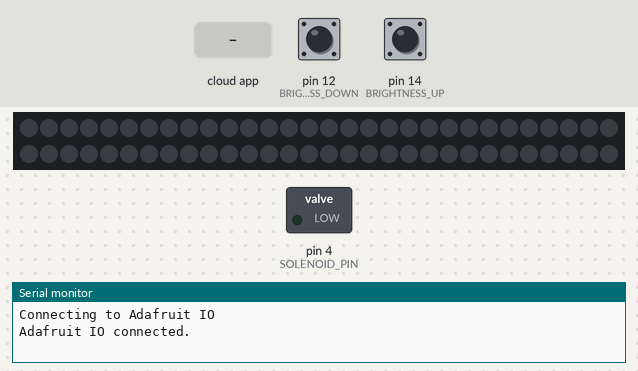
Recording of a sketch running on a simulated Arduino Uno, built with avr-gcc and run on an emulated ATmega328P. Parts: 60 RGB LEDs in strip order, left to right, continuing on the next row, switched loads named in the sketch (green lamp = pin HIGH), the last lines printed to the serial monitor. Inputs (shaded band) come from the test bench; at power-on: pin 14 (BRIGHTNESS_UP) HIGH, pin 12 (BRIGHTNESS_DOWN) HIGH.

Above: at 2.7 s.
2.8 s: the phone or cloud app sets bing to 1
At 3.21 s:
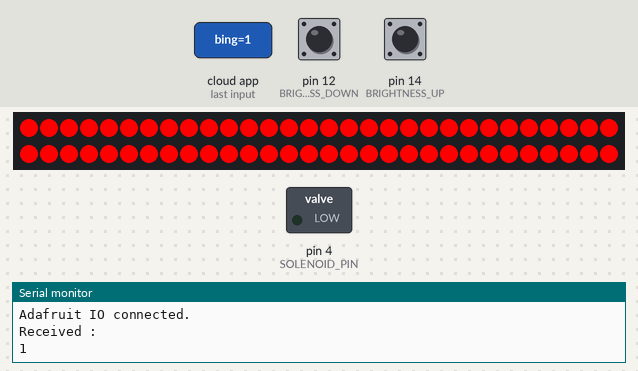
4.7 s: pin 14 (BRIGHTNESS_UP) pulled LOW for 1 s
At 6.5 s:
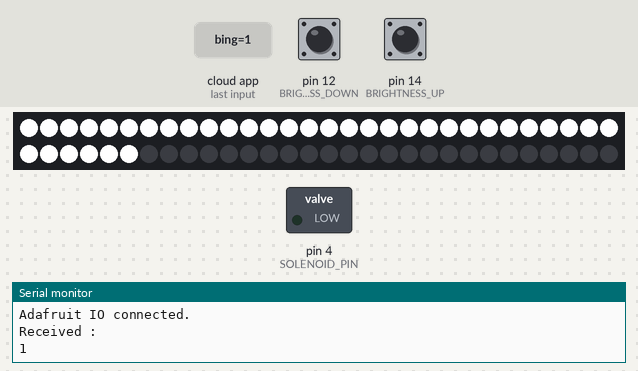
7.2 s: pin 14 (BRIGHTNESS_UP) pulled LOW for 3.2 s
At 9.0 s:
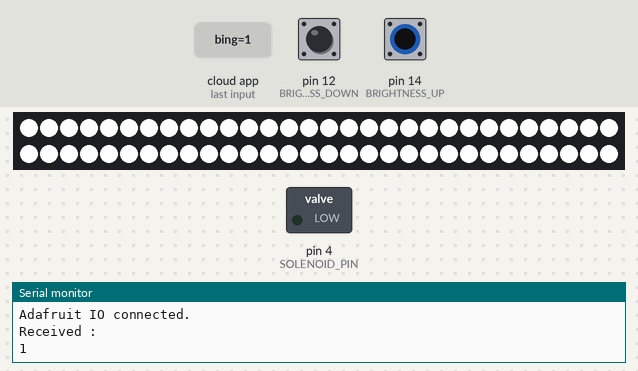
13.4 s: pin 12 (BRIGHTNESS_DOWN) pulled LOW for 0.15 s
15.1 s: pin 14 (BRIGHTNESS_UP) pulled LOW for 0.15 s
Timing chart, 0 to 17.8 s (numbered marks = the images above; inputs shaded):
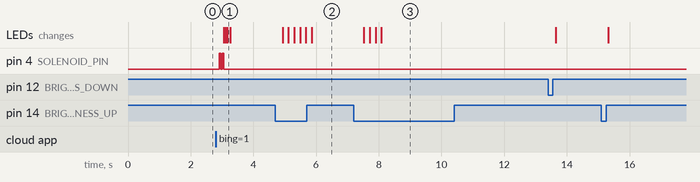

Measured:
- after the input at 2.8 s, pin 4 (SOLENOID_PIN): alternates HIGH for 0.05 s and LOW for 0.05 s, 4 changes in all, then stays LOW, starting after 0.11 s; the LEDs: change after 0.26 s (image 1)
- after the input at 4.7 s, the LEDs: first change after 0.23 s (image 2 shows a later state)
- after the input at 7.2 s, the LEDs: first change after 0.33 s (image 3 shows a later state)

The sketch:

ask.ino
```cpp
#include "config.h"
#include <Adafruit_NeoPixel.h>


#define NUM_LEDS 60
#define BRIGHTNESS 255

//assign pins

#define LED_STRIP_PIN 2
#define BRIGHTNESS_UP 14
#define BRIGHTNESS_DOWN 12
#define SOLENOID_PIN 4

const int maxBrightness = 10; //this can be any number - it's the number of steps between dimmest and brightest.
const int interval = 1;
const boolean paris = true;

// variables will change:
int brightness = 0;

int lastValue = 0;
int newValue = 10;

bool upButtonDown = false;
bool downButtonDown = false;

int feed2Data;
bool feed3Data = false;
bool feed4Data = true;
int totalUnits;

/****** uncomment this is your are lausanne. comment this out if you are in paris.*******/
//AdafruitIO_Feed *adafruitFeed1 = io.feed("ecalLausanne"); //this is your lamp location ("parsonsParis" or "ecalLausanne")
//AdafruitIO_Feed *adafruitFeed2 = io.feed("parsonsParis"); // this is the OTHER lamp's location ("parsonsParis" or "ecalLausanne")

/******uncomment this is your are paris. comment this out if you are in lausanne.*******/
AdafruitIO_Feed *adafruitFeed1 = io.feed("parsonsParis"); //this is your lamp location ("parsonsParis" or "ecalLausanne")
AdafruitIO_Feed *adafruitFeed2 = io.feed("ecalLausanne"); // this is the OTHER lamp's location ("parsonsParis" or "ecalLausanne")


AdafruitIO_Feed *adafruitFeed3 = io.feed("bing"); // this feed sends the bing to both locations
AdafruitIO_Feed *adafruitFeed4 = io.feed("startup"); // this feed sends the last resends the last data when one of the lamps is plugged in.
Adafruit_NeoPixel strip = Adafruit_NeoPixel(NUM_LEDS, LED_STRIP_PIN, NEO_GRBW + NEO_KHZ800);


void setup() {

  //lights
  strip.setBrightness(BRIGHTNESS);
  strip.begin();
  strip.show(); // Initialize all pixels to 'off'


  Serial.begin(115200);

    // wait for serial monitor to open
  while(! Serial);

  // connect to io.adafruit.com
  Serial.print("Connecting to Adafruit IO");
  io.connect();

  // wait for a connection
  while(io.status() < AIO_CONNECTED) {
    Serial.print(".");
    delay(500);
  }

  // we are connected
  Serial.println();
  Serial.println(io.statusText());


  adafruitFeed2->onMessage(handleMessage_units);
  adafruitFeed3->onMessage(handleMessage_bing);
  adafruitFeed4->onMessage(handleMessage_startup);

  adafruitFeed4->save(feed4Data);
  // initialize the LED strip pin as an output:
  pinMode(LED_STRIP_PIN, OUTPUT);
  pinMode(SOLENOID_PIN, OUTPUT);
  // initialize the pushbutton pins as an input:
  pinMode(BRIGHTNESS_UP, INPUT_PULLUP);
  pinMode(BRIGHTNESS_DOWN, INPUT_PULLUP);


}

void loop(){
    io.run();

    turnOn(brightness);

    totalUnits = brightness + feed2Data;
    if(feed3Data){
      if(brightness > 0 || paris){
      digitalWrite(SOLENOID_PIN, HIGH);    //Switch Solenoid ON
        delay(50);                      //Wait 1 Second
        digitalWrite(SOLENOID_PIN, LOW);     //Switch Solenoid OFF
        delay(50);                      //Wait 1 Second
        digitalWrite(SOLENOID_PIN, HIGH);    //Switch Solenoid ON
        delay(50);                      //Wait 1 Second
        digitalWrite(SOLENOID_PIN, LOW);     //Switch Solenoid OFF

        if(feed3Data){
      if(brightness > 0 || paris){
//      digitalWrite(SOLENOID_PIN, HIGH);    //Switch Solenoid ON
//        delay(50);                      //Wait 1 Second
//        digitalWrite(SOLENOID_PIN, LOW);     //Switch Solenoid OFF
//        delay(50);                      //Wait 1 Second
//        digitalWrite(SOLENOID_PIN, HIGH);    //Switch Solenoid ON
//        delay(50);                      //Wait 1 Second
//        digitalWrite(SOLENOID_PIN, LOW);     //Switch Solenoid OFF

        for(int i=0; i<maxBrightness; i++) {
          for(int x=0; x<6; x++){
            strip.setPixelColor(i*6 + x, strip.Color(255,0,0) );
          }
        }
        strip.show();
        delay(50);
        turnOn(brightness);
        delay(50);
        for(int i=0; i<maxBrightness; i++) {
          for(int x=0; x<6; x++){
            strip.setPixelColor(i*6 + x, strip.Color(255,0,0) );
          }
        }
        strip.show();
        delay(100);
        turnOn(brightness);

       feed3Data = false;
      }

    }
       feed3Data = false;
      }

    }

    if(feed4Data){
      adafruitFeed1->save(brightness);
      feed4Data = false;
    }

    if (digitalRead(BRIGHTNESS_UP) == LOW && totalUnits < maxBrightness && upButtonDown == false){
      brightness = brightness + interval;
//      Serial.print("going up to -> ");
//      Serial.println(brightness); //for debugging purposes
      newValue = brightness;
      upButtonDown = true;
    }

    if (digitalRead(BRIGHTNESS_DOWN) == LOW && brightness > 0 && downButtonDown == false){
      brightness = brightness - interval;
//      Serial.print("going down to -> ");
//      Serial.println(brightness); //for debugging purposes
      newValue = brightness;
      downButtonDown = true;
    }


    //  sends a true to adafruit when brightness is full
    int bUp = digitalRead(BRIGHTNESS_UP) == HIGH ? LOW : HIGH;
    if (bUp  == HIGH && totalUnits >= maxBrightness && upButtonDown == false){

       adafruitFeed3->save(1);
       upButtonDown = true;

    }
    delay(80);

    // only push to adafruit when the value changes
    if(lastValue != newValue){
        lastValue = newValue;
        adafruitFeed1->save(brightness);
//        Serial.print("sending -> ");
//        Serial.println(brightness); //for debugging purposes
    }


    //make sure the button is released before it can be pressed again
    if (digitalRead(BRIGHTNESS_DOWN) == HIGH){
      downButtonDown = false;
    }
    if (digitalRead(BRIGHTNESS_UP) == LOW){
      upButtonDown = false;
    }

}


void fullOff() {
    //turns all lights off before turning them on
    for(int i=0; i<strip.numPixels(); i++) {
        strip.setPixelColor(i, strip.Color(0,0,0) );
    }
      strip.show();
}


void turnOn(int lights){
  //turns all lights off before turning them on
  //use this instead of fullOff() because it keeps the lights from being updated twice (and flickering)
  for(int i=0; i<strip.numPixels(); i++) {
        strip.setPixelColor(i, strip.Color(0,0,0) );
    }
    //turing on lights to white
  for(int i=0; i<lights; i++) {
        for(int x=0; x<6; x++){
          strip.setPixelColor(i*6 + x, strip.Color(255,255,255) );
        }
    }
      strip.show();
}


void handleMessage_units(AdafruitIO_Data *data) {

  // print RGB values and hex value
  String feed2Data_char = data->value();
  feed2Data = feed2Data_char.toInt();

}

void handleMessage_bing(AdafruitIO_Data *data) {

  // print RGB values and hex value
  Serial.println("Received : ");
  Serial.println(data->value());
  String feed3Data_char = data->value();
  feed3Data = feed3Data_char.toInt();

}

void handleMessage_startup(AdafruitIO_Data *data) {

  // print RGB values and hex value
  Serial.println("Received startup: ");
  Serial.println(data->value());
  String feed4Data_char = data->value();
  feed4Data = feed4Data_char.toInt();

}
```

config.h
```cpp
/************************ Adafruit IO Config *******************************/

// visit io.adafruit.com if you need to create an account,
// or if you need your Adafruit IO key.
//#define IO_USERNAME    "anoukzib"
//#define IO_KEY         "f650630b996a467094b7cb6e10c195d3"
#define IO_USERNAME    "madden_kris"
#define IO_KEY         "eadf1329dc254a10ad333054881a2c2a"

/******************************* WIFI **************************************/

// the AdafruitIO_WiFi client will work with the following boards:
//   - HUZZAH ESP8266 Breakout -> https://www.adafruit.com/products/2471
//   - Feather HUZZAH ESP8266 -> https://www.adafruit.com/products/2821
//   - Feather M0 WiFi -> https://www.adafruit.com/products/3010
//   - Feather WICED -> https://www.adafruit.com/products/3056

//#define WIFI_SSID       "ECALEVENT"
//#define WIFI_PASS       "frutiger"

//#define WIFI_SSID       "NETGEAR86"
//#define WIFI_PASS       "festivekayak5"

#define WIFI_SSID       "Kris' iPhone"
#define WIFI_PASS       "rivertubeblue"

#include "AdafruitIO_WiFi.h"
AdafruitIO_WiFi io(IO_USERNAME, IO_KEY, WIFI_SSID, WIFI_PASS);
```
